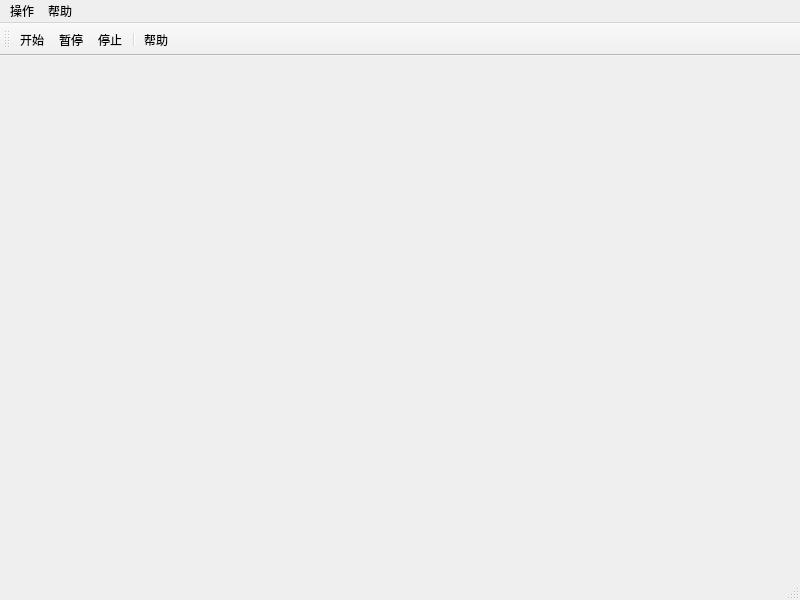
<?xml version="1.0" encoding="UTF-8"?>
<ui version="4.0">
 <class>MainWindow</class>
 <widget class="QMainWindow" name="MainWindow">
  <property name="geometry">
   <rect>
    <x>0</x>
    <y>0</y>
    <width>800</width>
    <height>600</height>
   </rect>
  </property>
  <property name="minimumSize">
   <size>
    <width>800</width>
    <height>600</height>
   </size>
  </property>
  <property name="windowTitle">
   <string>MainWindow</string>
  </property>
  <widget class="QWidget" name="centralWidget"/>
  <widget class="QMenuBar" name="menuBar">
   <property name="geometry">
    <rect>
     <x>0</x>
     <y>0</y>
     <width>800</width>
     <height>28</height>
    </rect>
   </property>
   <widget class="QMenu" name="menuCaozuo">
    <property name="title">
     <string>操作</string>
    </property>
    <addaction name="action_4"/>
    <addaction name="action_5"/>
    <addaction name="action_6"/>
    <addaction name="separator"/>
    <addaction name="action"/>
   </widget>
   <widget class="QMenu" name="menu">
    <property name="title">
     <string>帮助</string>
    </property>
    <addaction name="action_7"/>
    <addaction name="separator"/>
    <addaction name="action_2"/>
    <addaction name="action_Qt"/>
   </widget>
   <addaction name="menuCaozuo"/>
   <addaction name="menu"/>
  </widget>
  <widget class="QToolBar" name="mainToolBar">
   <attribute name="toolBarArea">
    <enum>TopToolBarArea</enum>
   </attribute>
   <attribute name="toolBarBreak">
    <bool>false</bool>
   </attribute>
   <addaction name="action_4"/>
   <addaction name="action_5"/>
   <addaction name="action_6"/>
   <addaction name="separator"/>
   <addaction name="action_7"/>
  </widget>
  <widget class="QStatusBar" name="statusBar"/>
  <action name="action">
   <property name="text">
    <string>退出</string>
   </property>
  </action>
  <action name="action_2">
   <property name="text">
    <string>关于</string>
   </property>
  </action>
  <action name="action_Qt">
   <property name="text">
    <string>关于 Qt</string>
   </property>
  </action>
  <action name="action_4">
   <property name="text">
    <string>开始</string>
   </property>
  </action>
  <action name="action_5">
   <property name="text">
    <string>暂停</string>
   </property>
  </action>
  <action name="action_6">
   <property name="text">
    <string>停止</string>
   </property>
  </action>
  <action name="action_7">
   <property name="text">
    <string>帮助</string>
   </property>
  </action>
 </widget>
 <layoutdefault spacing="6" margin="11"/>
 <resources/>
 <connections/>
</ui>
